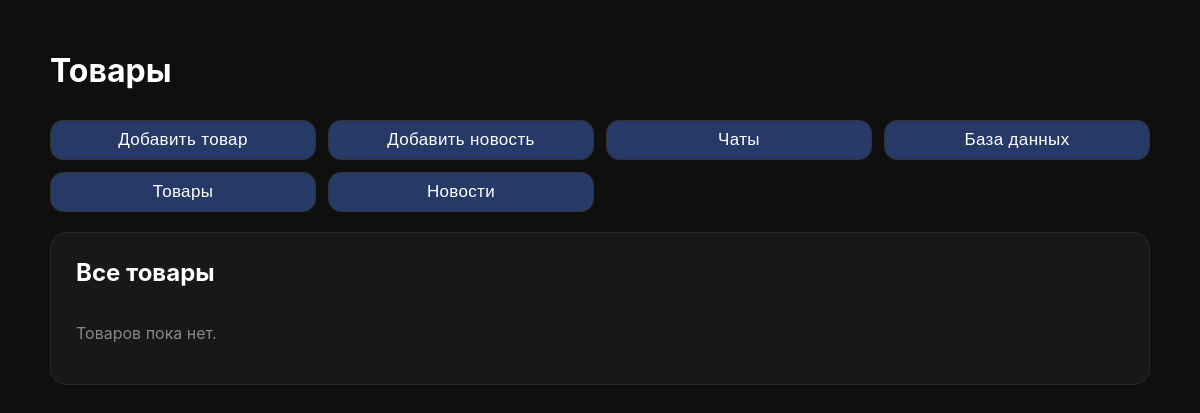
Page /admin_products (signed in) on the earlier database version.
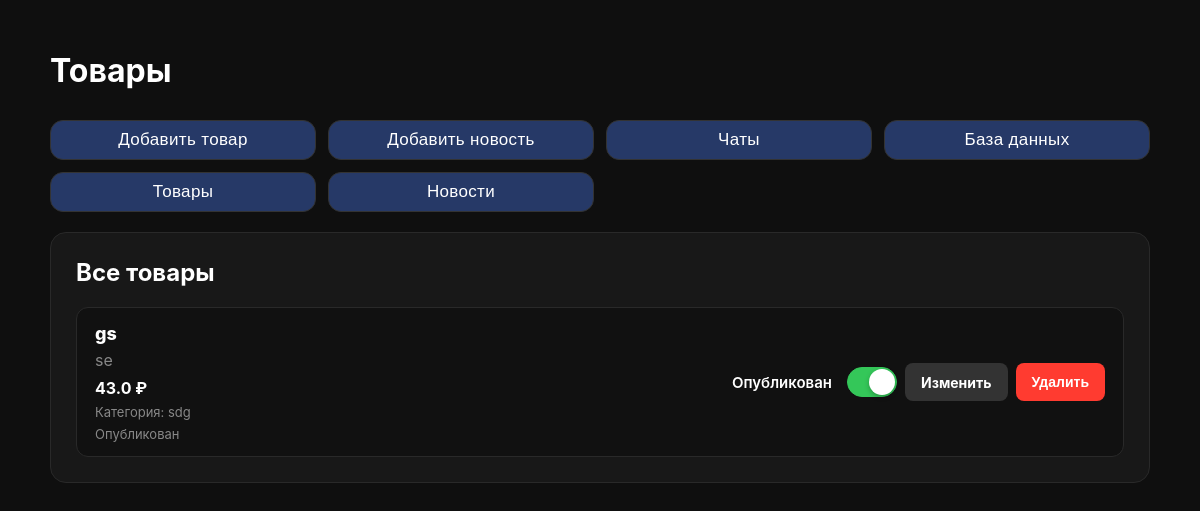
Same page on the later database version.
### app.py (models this page shows)
class Product(db.Model):
    id = db.Column(db.Integer, primary_key=True)
    title = db.Column(db.String(100), nullable=False)
    description = db.Column(db.Text)
    colors = db.Column(db.JSON)
    price = db.Column(db.Float, nullable=False)
    category = db.Column(db.String(50))
    kolvo = db.Column(db.Integer)
    is_active = db.Column(db.Integer, default=0)
    created_at = db.Column(db.String(50))
    condition = db.Column(db.String, nullable=True, default="Все")
    images = db.relationship("Image", backref="product", lazy=True, cascade="all, delete-orphan")

### app.py (the view)
@app.route('/admin_products')
@admin_required
def admin_products():
    products = Product.query.order_by(Product.id.desc()).all()
    return render_template("admin_products.html", products=products)

### app.py (called while the page is built)
def admin_required(f):
    @wraps(f)
    def decorated(*args, **kwargs):
        user_id = session.get("user_id")
        us = User.query.filter_by(id=user_id).first()
        if not us:
            return redirect(url_for("register"))
        if not us.is_admin:
            abort(403)
        return f(*args, **kwargs)
    return decorated

### templates/admin_products.html (shortened to what this page needs)
<!DOCTYPE html>
<html lang="ru">
<head>
</head>
<body>
<div class="container">
    <h1>
        Товары
    </h1>
    <div class="change-btns">
        <a
                href="{{ url_for('admin_add') }}"
                class="change"
            >
                Добавить товар
            </a>
            <a
                href="{{ url_for('admin_news') }}"
                class="change"
            >
                Добавить новость
            </a>
            <a
            href="{{ url_for('admin_chats') }}"
            class="change"
            >
            Чаты
            </a>
            <a
            href="{{ url_for('admin_bd') }}"
            class="change"
            >
            База данных
            </a>
            <a
                href="{{ url_for('admin_products') }}"
                class="change"
            >
                Товары
            </a>
            <a
                href="{{ url_for('admin_news_view') }}"
                class="change"
            >
                Новости
            </a>
    </div>
    <section class="panel">
        <h2>
            Все товары
        </h2>
        <div class="products">
            {% if products %}
                {% for product in products %}
                    <div class="product">
                        <div class="product-info">
                            <h3 class="product-title">
                                {{ product.title }}
                            </h3>
                            {% if product.description %}
                                <p class="product-description">
                                    {{ product.description }}
                                </p>
                            {% endif %}
                            <div class="product-price">
                                {{ product.price }} ₽
                            </div>
                            {% if product.category %}
                                <div class="product-status">
                                    Категория:
                                    {{ product.category }}
                                </div>
                            {% endif %}
                            <div class="product-status">
                                {% if product.is_active %}
                                    Опубликован
                                {% else %}
                                    Скрыт
                                {% endif %}
                            </div>
                        </div>
                        <div class="product-actions">
                            <div class="toggle-row">
                                <span class="toggle-label">
                                    Опубликован
                                </span>
                                <div class="toggleWrapper">
                                    <label
                                        for="is_active_{{ product.id }}"
                                    ></label>
                                </div>
                            </div>
                            <a
                                class="button edit-button"
                                href="{{
                                    url_for(
                                        'edit_product',
                                        product_id=product.id
                                    )
                                }}"
                            >
                                Изменить
                            </a>
                            <form
                                method="POST"
                                action="{{
                                    url_for(
                                        'delete_product',
                                        product_id=product.id
                                    )
                                }}"
                            >
                                <button
                                    type="submit"
                                    class="delete-button"
                                    onclick="
                                        return confirm(
                                            'Удалить этот товар?'
                                        );
                                    "
                                >
                                    Удалить
                                </button>
                            </form>
                        </div>
                    </div>
                {% endfor %}
            {% else %}
                <p class="empty">
                    Товаров пока нет.
                </p>
            {% endif %}
        </div>
    </section>
</div>
</body>
</html>

### templates/admin_products.html (style rules this page uses)
* { box-sizing: border-box; }
body { margin: 0; padding: 30px; background: #0f0f0f; color: white; font-family: -apple-system, BlinkMacSystemFont, "Segoe UI", Roboto, sans-serif; }
.container { max-width: 1100px; margin: 0 auto; }
h1 { margin-bottom: 30px; }
h2 { margin-top: 0; }
.panel { background: #181818; border: 1px solid #292929; border-radius: 16px; padding: 25px; margin-bottom: 30px; }
button, .button { display: inline-flex; align-items: center; justify-content: center; padding: 10px 16px; border: none; border-radius: 8px; background: #ff3b30; color: white; font-weight: 700; text-decoration: none; cursor: pointer; }
.change-btns { display: grid; grid-template-columns: repeat(4, 1fr); gap: 12px; margin: 20px 0; width: 100%; }
.change { display: flex; align-items: center; justify-content: center; width: 100%; min-width: 0; height: 40px; padding: 7px 20px; margin: 0; border: 1px solid #333; border-radius: 13px; background: #263967; color: #ffffff; cursor: pointer; font-family: "Fira Sans Extra Condensed", sans-serif; font-size: 17px; font-weight: 500; letter-spacing: 0.02em; text-decoration: none; box-sizing: border-box; transition: transform 0.2s ease, filter 0.2s ease, box-shadow 0.2s ease; }
.products { display: grid; gap: 15px; }
.product { display: flex; align-items: center; justify-content: space-between; gap: 20px; width: 100%; height: 120px; min-height: 150px; max-height: 120px; padding: 18px; background: #111; border: 1px solid #292929; border-radius: 12px; overflow: hidden; }
.product-info { min-width: 0; min-height: 0; flex: 1; overflow: hidden; }
.product-title { margin: 0 0 6px; font-size: 18px; font-weight: 800; white-space: nowrap; overflow: hidden; text-overflow: ellipsis; }
.product-description { margin: 0 0 8px; color: #888; white-space: nowrap; overflow: hidden; text-overflow: ellipsis; }
.product-price { font-weight: 700; }
.product-status { margin-top: 6px; font-size: 13px; color: #888; }
.product-actions { display: flex; padding: auto; align-items: center; gap: 8px; flex-shrink: 0; }
.edit-button { height: 38px; font-size: 14px; background: #333; }
.delete-button { height: 38px; font-size: 14px; background: #ff3b30; }
.toggle-row { display: flex; align-items: center; gap: 15px; }
.toggle-label { color: white; font-size: 15px; font-weight: 600; white-space: nowrap; }
.toggleWrapper { position: relative; width: 50px; height: 30px; flex-shrink: 0; }
.toggleWrapper .mobileToggle + label { position: absolute; inset: 0; display: block; width: 50px; height: 30px; border-radius: 30px; background: #e5e5ea; border: 1px solid #d1d1d6; cursor: pointer; transition: background 0.2s ease; }
.toggleWrapper .mobileToggle + label::after { content: ""; position: absolute; width: 26px; height: 26px; top: 1px; left: 1px; border-radius: 50%; background: white; box-shadow: 0 2px 5px rgba(0, 0, 0, 0.25); transition: transform 0.25s cubic-bezier(.54, 1.60, .5, 1); }
.toggleWrapper .mobileToggle:checked + label { background: #34c759; border-color: #34c759; }
.toggleWrapper .mobileToggle:checked + label::after { transform: translateX(20px); }

Differences in the rows shown:
added Product: title "gs", description "se", price "43.0", category "sdg", is_active "Опубликован"
Other differences:
text no longer shown: "Товаров пока нет."
